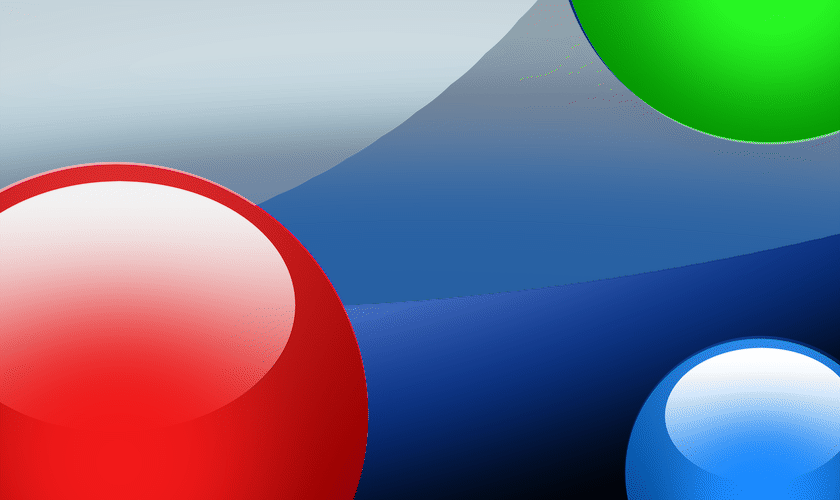
#> input picture sce_sys/livearea/contents/bg.png, 840 x 500 px
$ python livearea_png.py ../sce_sys/livearea/contents/bg.png ../sce_sys/livearea/contents/bg.png 1.0
#> lines starting #> are read from the running program, lines starting #| are printed output that depends on the picture
#!/usr/bin/env python3
"""256-colour (8-bit indexed) PNGs for the Vita's home screen and LiveArea,
which must be 8-bit indexed (else installing fails with 0x8010113D). The palette
is chosen in a perceptual colour space (k-means in CIELAB) and the dithering
is gentle serpentine error diffusion, which leaves much less grain on glows and
dark gradients than a plain median-cut palette.

    python3 tools/livearea_png.py art.png sce_sys/livearea/contents/bg.png

Resize the art to the target size first (icon0 128x128, bg 840x500, startup
280x158). Needs numpy, Pillow and scikit-learn."""
import sys
import numpy as np
from PIL import Image
from sklearn.cluster import KMeans

def srgb_to_lab(rgb):                         # rgb 0..1, shape (..., 3)
    c = np.where(rgb <= 0.04045, rgb / 12.92, ((rgb + 0.055) / 1.055) ** 2.4)
    M = np.array([[0.4124, 0.3576, 0.1805], [0.2126, 0.7152, 0.0722], [0.0193, 0.1192, 0.9505]])
    xyz = c @ M.T / np.array([0.95047, 1.0, 1.08883])
    f = np.where(xyz > 216 / 24389, np.cbrt(xyz), (24389 / 27 * xyz + 16) / 116)
    L = 116 * f[..., 1] - 16; a = 500 * (f[..., 0] - f[..., 1]); b = 200 * (f[..., 1] - f[..., 2])
    return np.stack([L, a, b], -1)

def quantize(img, colors=256, strength=0.8, seed=1):
    rgb = np.asarray(img.convert('RGB')).astype(np.float64) / 255
    h, w, _ = rgb.shape
    lab = srgb_to_lab(rgb).reshape(-1, 3)
    rng = np.random.default_rng(seed)
    sample = lab[rng.choice(len(lab), min(len(lab), 120000), replace=False)]
    km = KMeans(n_clusters=colors, n_init=1, max_iter=60, random_state=seed).fit(sample)
    # each palette colour: the mean RGB of the pixels nearest it (no Lab->RGB round trip)
    lab_c = km.cluster_centers_
    idx = km.predict(lab)
    pal = np.zeros((colors, 3))
    for k in range(colors):
        m = idx == k
        pal[k] = rgb.reshape(-1, 3)[m].mean(0) if m.any() else 0
    pal_lab = srgb_to_lab(pal)
    # nearest palette entry for any colour, by a 64-level-per-channel lookup table
    g = (np.arange(64) + 0.5) / 64
    grid = np.stack(np.meshgrid(g, g, g, indexing='ij'), -1).reshape(-1, 3)
    glab = srgb_to_lab(grid)
    lut = np.empty(len(grid), np.int32)
    for s in range(0, len(grid), 16384):
        d = ((glab[s:s + 16384, None, :] - pal_lab[None]) ** 2).sum(-1)
        lut[s:s + 16384] = d.argmin(1)
    # serpentine Floyd-Steinberg, error scaled by `strength` (less grain than full strength)
    buf = rgb.copy(); out = np.zeros((h, w), np.uint8)
    for y in range(h):
        xs = range(w) if y % 2 == 0 else range(w - 1, -1, -1)
        dx = 1 if y % 2 == 0 else -1
        row = buf[y]; nxt = buf[y + 1] if y + 1 < h else None
        for x in xs:
            c = np.clip(row[x], 0, 1)
            q = (c * 63.999).astype(int)
            k = lut[(q[0] * 64 + q[1]) * 64 + q[2]]
            out[y, x] = k
            e = (c - pal[k]) * strength
            if 0 <= x + dx < w: row[x + dx] += e * (7 / 16)
            if nxt is not None:
                if 0 <= x - dx < w: nxt[x - dx] += e * (3 / 16)
                nxt[x] += e * (5 / 16)
                if 0 <= x + dx < w: nxt[x + dx] += e * (1 / 16)
    res = Image.fromarray(out, 'P')
    p = (np.clip(pal, 0, 1) * 255 + 0.5).astype(np.uint8).reshape(-1).tolist()
    res.putpalette(p + [0] * (768 - len(p)))
    return res

if __name__ == '__main__':
    quantize(Image.open(sys.argv[1]), strength=float(sys.argv[3]) if len(sys.argv) > 3 else 0.8).save(sys.argv[2], optimize=True)
#> in srgb_to_lab, `xyz = c @ M.T / np.array([0.95047, 1.0, 1.08883])`:
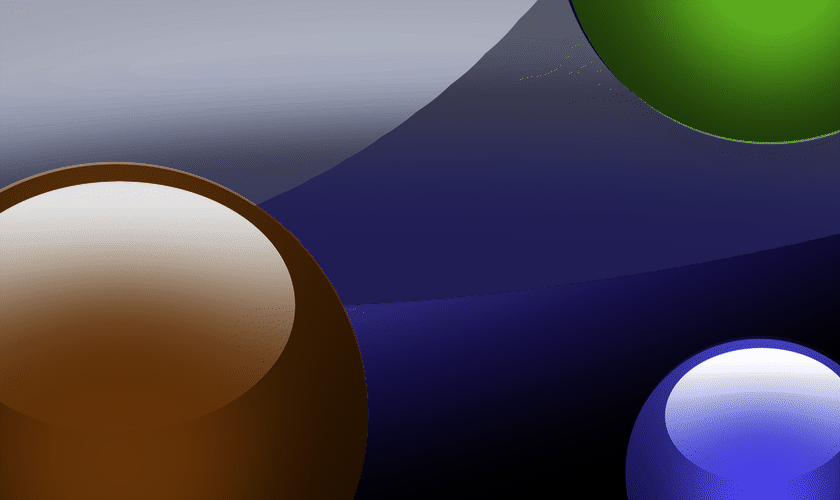
#> xyz: shape (500, 840, 3) float64; mean R, G, B 0.313, 0.295, 0.343
#> in srgb_to_lab, `f = np.where(xyz > 216 / 24389, np.cbrt(xyz), (24389 / 27 * xyz + 16) ..`:
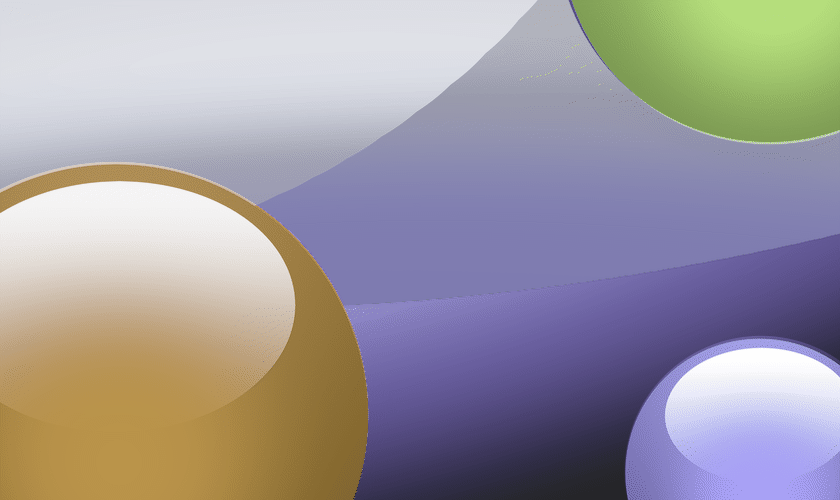
#> f: shape (500, 840, 3) float64; mean R, G, B 0.626, 0.606, 0.629
#> in srgb_to_lab, `L = 116 * f[..., 1] - 16`:
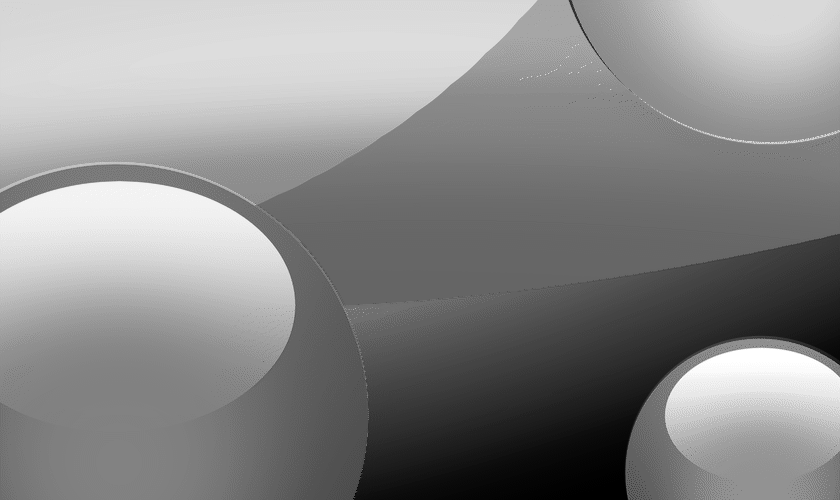
#> L: shape (500, 840) float64; min 1.08, max 99.61, mean 54.2; drawn with min black and max white
#> in srgb_to_lab, `a = 500 * (f[..., 0] - f[..., 1])`:
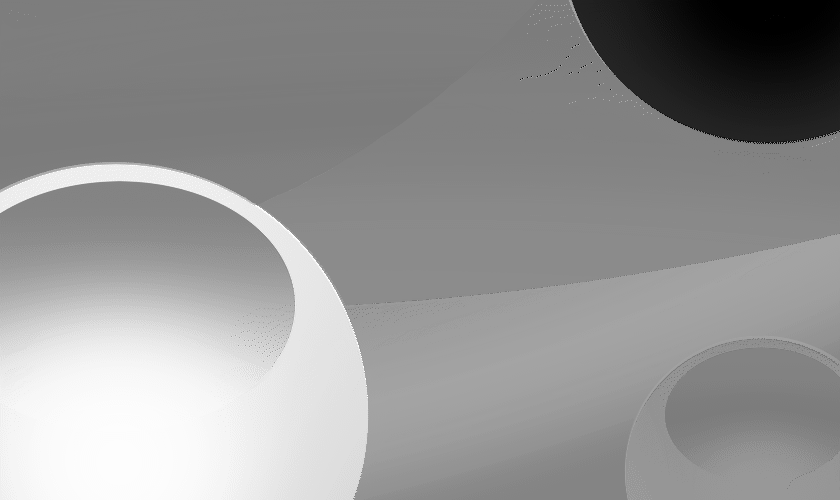
#> a: shape (500, 840) float64; min -81.08, max 75.89, mean 10.4; drawn with min black and max white
#> in srgb_to_lab, `b = 200 * (f[..., 1] - f[..., 2])`:
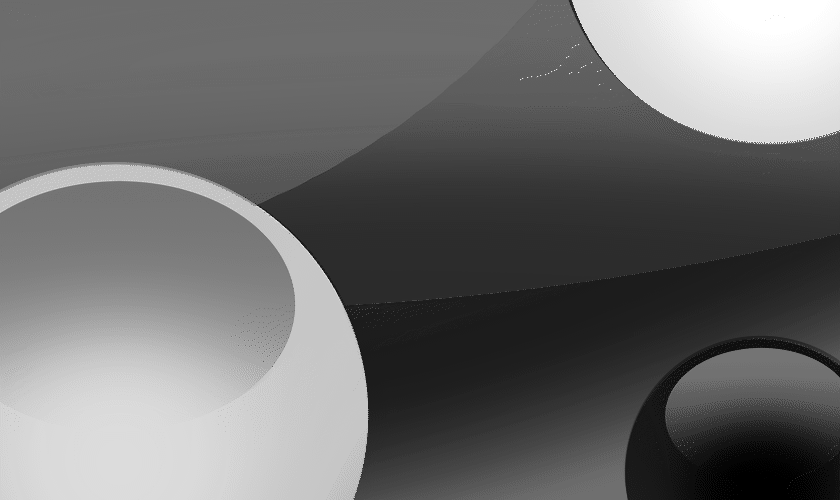
#> b: shape (500, 840) float64; min -65.68, max 77.02, mean -4.8; drawn with min black and max white
#> in srgb_to_lab, `return np.stack([L, a, b], -1)`:
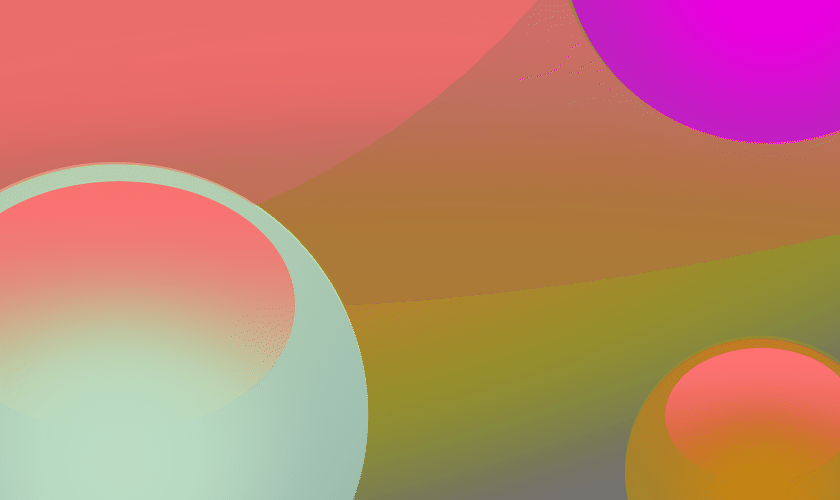
#> returned value: shape (500, 840, 3) float64; mean of channels 0, 1, 2 54.2, 10.4, -4.8; drawn with min black and max white
#> in quantize, `lab_c = km.cluster_centers_`: lab_c = 256 rows, first 8: [94.05, 1.34, 0.464], [46.66, 0.284, -30.82], [45, 64.27, 43.76], [68.27, -68.44, 65.54], [17.81, 16.75, -40.54], [62.89, -3.8, -10.81], [65.62, 41.36, 18.73], [1.86, 0.442, -6.02]
#> after the loop in quantize, `for k in range(colors):`: pal = 256 rows, first 8: [0.945, 0.929, 0.929], [0.278, 0.443, 0.635], [0.812, 0.133, 0.145], [0.0824, 0.757, 0.0667], [0.0275, 0.153, 0.404], [0.525, 0.608, 0.671], [0.925, 0.502, 0.502], [0.00392, 0.0275, 0.0745]
#> in srgb_to_lab (call 2), `c = np.where(rgb <= 0.04045, rgb / 12.92, ((rgb + 0.055) / 1.055) ** 2..`: c = 256 rows, first 8: [0.88, 0.847, 0.847], [0.063, 0.165, 0.361], [0.624, 0.016, 0.0185], [0.0075, 0.533, 0.00561], [0.00212, 0.0203, 0.136], [0.238, 0.328, 0.407], [0.839, 0.216, 0.216], [0.000304, 0.00212, 0.00651]
#> in srgb_to_lab (call 2), `xyz = c @ M.T / np.array([0.95047, 1.0, 1.08883])`: xyz = 256 rows, first 8: [0.861, 0.854, 0.848], [0.158, 0.158, 0.335], [0.28, 0.145, 0.029], [0.205, 0.383, 0.0634], [0.0343, 0.0248, 0.121], [0.304, 0.315, 0.396], [0.486, 0.348, 0.227], [0.00217, 0.00205, 0.00592]
#> in srgb_to_lab (call 2), `f = np.where(xyz > 216 / 24389, np.cbrt(xyz), (24389 / 27 * xyz + 16) ..`: f = 256 rows, first 8: [0.951, 0.949, 0.946], [0.541, 0.54, 0.694], [0.654, 0.526, 0.307], [0.59, 0.726, 0.399], [0.325, 0.291, 0.494], [0.672, 0.68, 0.734], [0.786, 0.704, 0.61], [0.155, 0.154, 0.184]
#> in quantize, `pal_lab = srgb_to_lab(pal)`: pal_lab has the same summary as lab_c
#> after the loop in quantize, `for y in range(h):`:
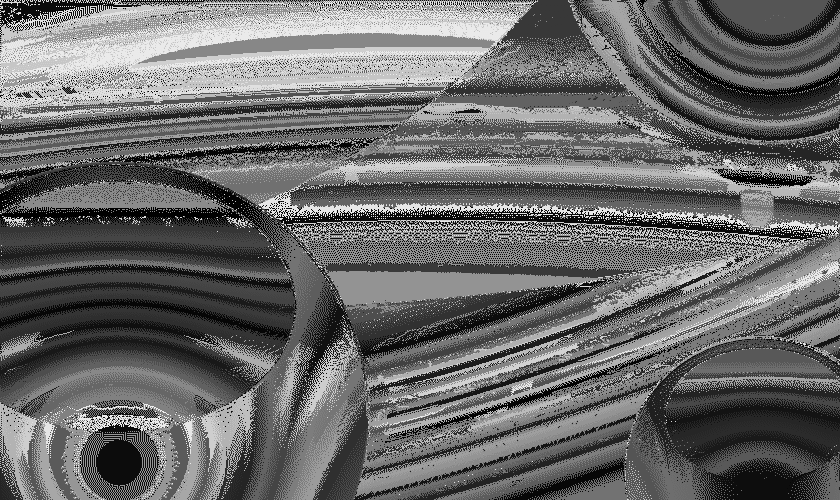
#> out: shape (500, 840); min 0, max 236, mean 105.2
#> in quantize, `res = Image.fromarray(out, 'P')`: res: PIL image 840x500 P; every value is 0
#> in quantize, `p = (np.clip(pal, 0, 1) * 255 + 0.5).astype(np.uint8).reshape(-1).toli..`: p = 768 values, max 255 at index 266, min 0 at index 717, mean 113.4
